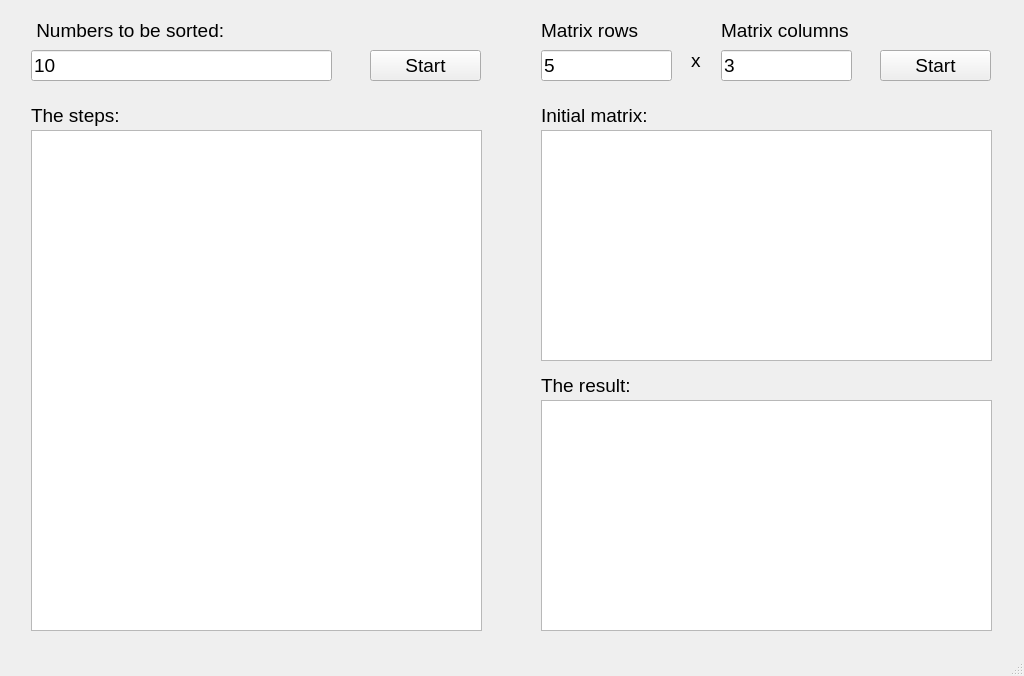
<?xml version="1.0" encoding="UTF-8"?>
<ui version="4.0">
 <class>MainWindow</class>
 <widget class="QMainWindow" name="MainWindow">
  <property name="geometry">
   <rect>
    <x>0</x>
    <y>0</y>
    <width>1024</width>
    <height>676</height>
   </rect>
  </property>
  <property name="sizePolicy">
   <sizepolicy hsizetype="Fixed" vsizetype="Fixed">
    <horstretch>0</horstretch>
    <verstretch>0</verstretch>
   </sizepolicy>
  </property>
  <property name="minimumSize">
   <size>
    <width>1024</width>
    <height>676</height>
   </size>
  </property>
  <property name="maximumSize">
   <size>
    <width>1024</width>
    <height>676</height>
   </size>
  </property>
  <property name="windowTitle">
   <string>MainWindow</string>
  </property>
  <widget class="QWidget" name="centralwidget">
   <widget class="QLabel" name="label_6">
    <property name="geometry">
     <rect>
      <x>691</x>
      <y>50</y>
      <width>21</width>
      <height>21</height>
     </rect>
    </property>
    <property name="font">
     <font>
      <pointsize>14</pointsize>
     </font>
    </property>
    <property name="text">
     <string>x</string>
    </property>
   </widget>
   <widget class="QLineEdit" name="lineEdit_2">
    <property name="geometry">
     <rect>
      <x>541</x>
      <y>50</y>
      <width>131</width>
      <height>31</height>
     </rect>
    </property>
    <property name="font">
     <font>
      <pointsize>14</pointsize>
     </font>
    </property>
    <property name="text">
     <string>5</string>
    </property>
    <property name="maxLength">
     <number>10</number>
    </property>
    <property name="readOnly">
     <bool>false</bool>
    </property>
   </widget>
   <widget class="QLabel" name="label_2">
    <property name="geometry">
     <rect>
      <x>31</x>
      <y>100</y>
      <width>221</width>
      <height>31</height>
     </rect>
    </property>
    <property name="font">
     <font>
      <pointsize>14</pointsize>
     </font>
    </property>
    <property name="text">
     <string>The steps:</string>
    </property>
   </widget>
   <widget class="QPlainTextEdit" name="plainTextEdit">
    <property name="geometry">
     <rect>
      <x>31</x>
      <y>130</y>
      <width>451</width>
      <height>501</height>
     </rect>
    </property>
    <property name="font">
     <font>
      <pointsize>14</pointsize>
     </font>
    </property>
   </widget>
   <widget class="QLineEdit" name="lineEdit">
    <property name="geometry">
     <rect>
      <x>31</x>
      <y>50</y>
      <width>301</width>
      <height>31</height>
     </rect>
    </property>
    <property name="font">
     <font>
      <pointsize>14</pointsize>
     </font>
    </property>
    <property name="text">
     <string>10</string>
    </property>
    <property name="readOnly">
     <bool>false</bool>
    </property>
   </widget>
   <widget class="QLabel" name="label_3">
    <property name="geometry">
     <rect>
      <x>541</x>
      <y>20</y>
      <width>111</width>
      <height>21</height>
     </rect>
    </property>
    <property name="font">
     <font>
      <pointsize>14</pointsize>
     </font>
    </property>
    <property name="text">
     <string>Matrix rows</string>
    </property>
   </widget>
   <widget class="QLabel" name="label">
    <property name="geometry">
     <rect>
      <x>31</x>
      <y>20</y>
      <width>251</width>
      <height>21</height>
     </rect>
    </property>
    <property name="font">
     <font>
      <pointsize>14</pointsize>
     </font>
    </property>
    <property name="text">
     <string> Numbers to be sorted:</string>
    </property>
   </widget>
   <widget class="QPushButton" name="pushButton">
    <property name="geometry">
     <rect>
      <x>370</x>
      <y>50</y>
      <width>111</width>
      <height>31</height>
     </rect>
    </property>
    <property name="font">
     <font>
      <pointsize>14</pointsize>
     </font>
    </property>
    <property name="text">
     <string>Start</string>
    </property>
   </widget>
   <widget class="QLabel" name="label_4">
    <property name="geometry">
     <rect>
      <x>541</x>
      <y>100</y>
      <width>221</width>
      <height>31</height>
     </rect>
    </property>
    <property name="font">
     <font>
      <pointsize>14</pointsize>
     </font>
    </property>
    <property name="text">
     <string>Initial matrix:</string>
    </property>
   </widget>
   <widget class="QLabel" name="label_5">
    <property name="geometry">
     <rect>
      <x>541</x>
      <y>370</y>
      <width>221</width>
      <height>31</height>
     </rect>
    </property>
    <property name="font">
     <font>
      <pointsize>14</pointsize>
     </font>
    </property>
    <property name="text">
     <string>The result:</string>
    </property>
   </widget>
   <widget class="QLineEdit" name="lineEdit_3">
    <property name="geometry">
     <rect>
      <x>721</x>
      <y>50</y>
      <width>131</width>
      <height>31</height>
     </rect>
    </property>
    <property name="font">
     <font>
      <pointsize>14</pointsize>
     </font>
    </property>
    <property name="text">
     <string>3</string>
    </property>
    <property name="readOnly">
     <bool>false</bool>
    </property>
   </widget>
   <widget class="QLabel" name="label_7">
    <property name="geometry">
     <rect>
      <x>721</x>
      <y>20</y>
      <width>131</width>
      <height>21</height>
     </rect>
    </property>
    <property name="font">
     <font>
      <pointsize>14</pointsize>
     </font>
    </property>
    <property name="text">
     <string>Matrix columns</string>
    </property>
   </widget>
   <widget class="QPlainTextEdit" name="plainTextEdit_2">
    <property name="geometry">
     <rect>
      <x>541</x>
      <y>130</y>
      <width>451</width>
      <height>231</height>
     </rect>
    </property>
    <property name="font">
     <font>
      <pointsize>14</pointsize>
     </font>
    </property>
   </widget>
   <widget class="QPlainTextEdit" name="plainTextEdit_3">
    <property name="geometry">
     <rect>
      <x>541</x>
      <y>400</y>
      <width>451</width>
      <height>231</height>
     </rect>
    </property>
    <property name="font">
     <font>
      <pointsize>14</pointsize>
     </font>
    </property>
   </widget>
   <widget class="QPushButton" name="pushButton_2">
    <property name="geometry">
     <rect>
      <x>880</x>
      <y>50</y>
      <width>111</width>
      <height>31</height>
     </rect>
    </property>
    <property name="font">
     <font>
      <pointsize>14</pointsize>
     </font>
    </property>
    <property name="text">
     <string>Start</string>
    </property>
   </widget>
  </widget>
  <widget class="QMenuBar" name="menubar">
   <property name="geometry">
    <rect>
     <x>0</x>
     <y>0</y>
     <width>1024</width>
     <height>21</height>
    </rect>
   </property>
  </widget>
  <widget class="QStatusBar" name="statusbar"/>
 </widget>
 <resources/>
 <connections/>
</ui>
